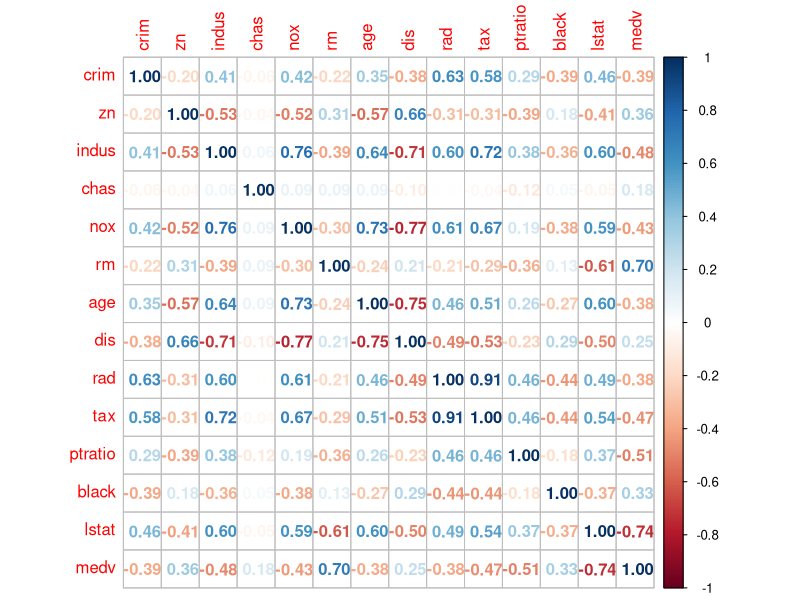
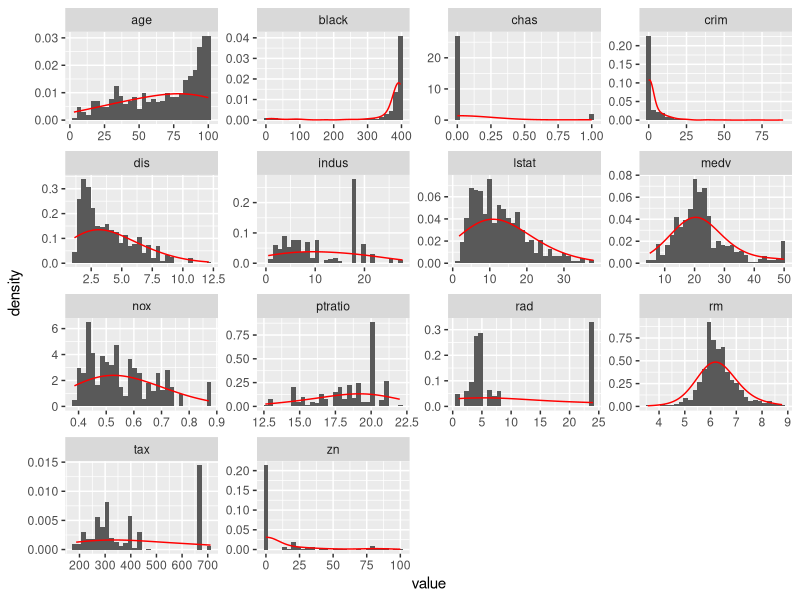
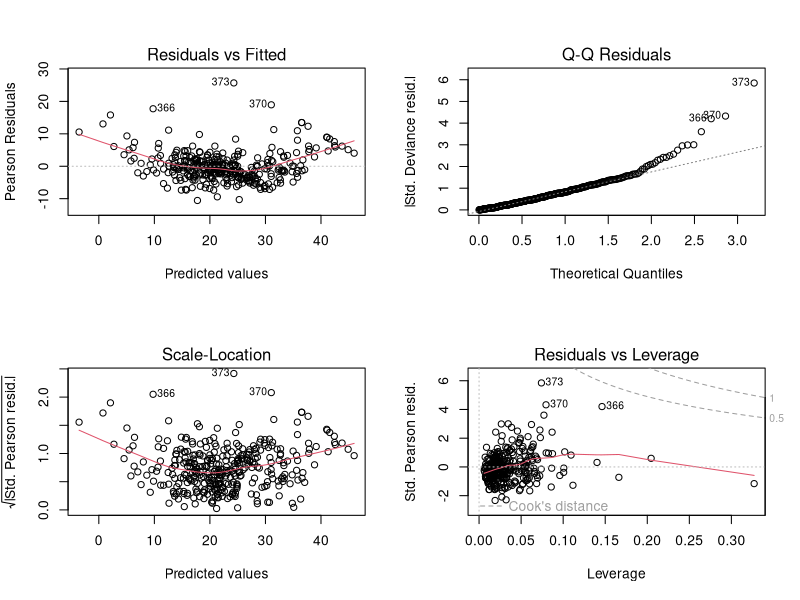
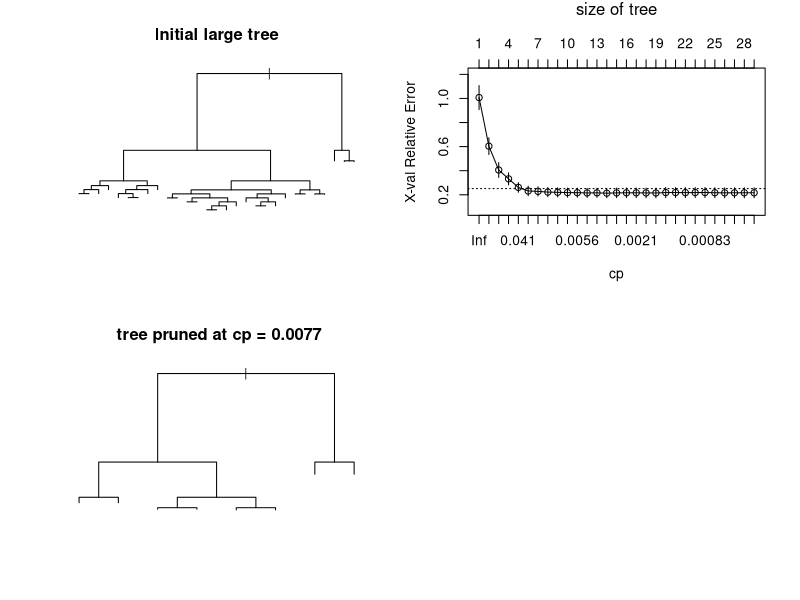
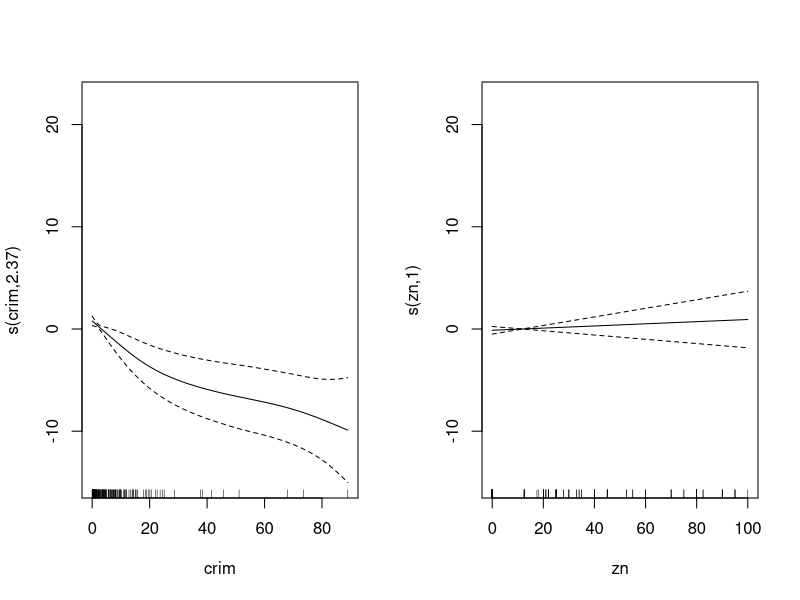
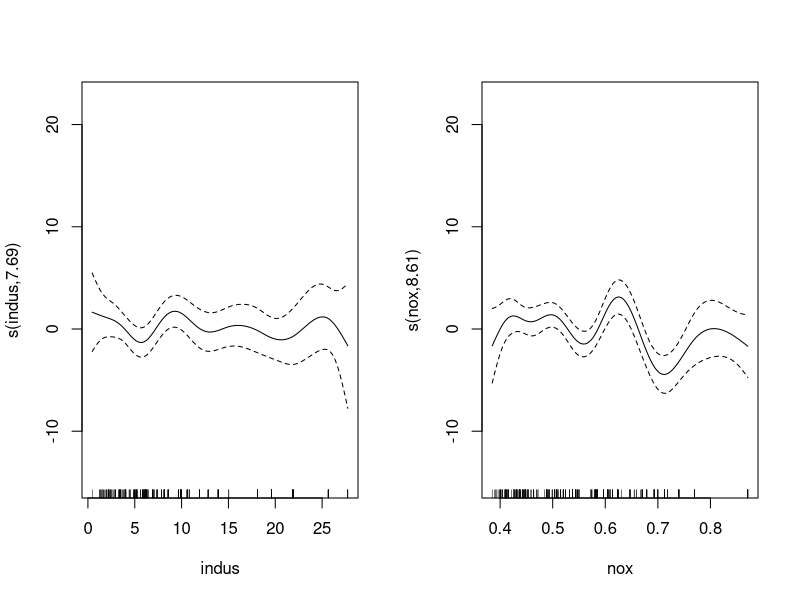
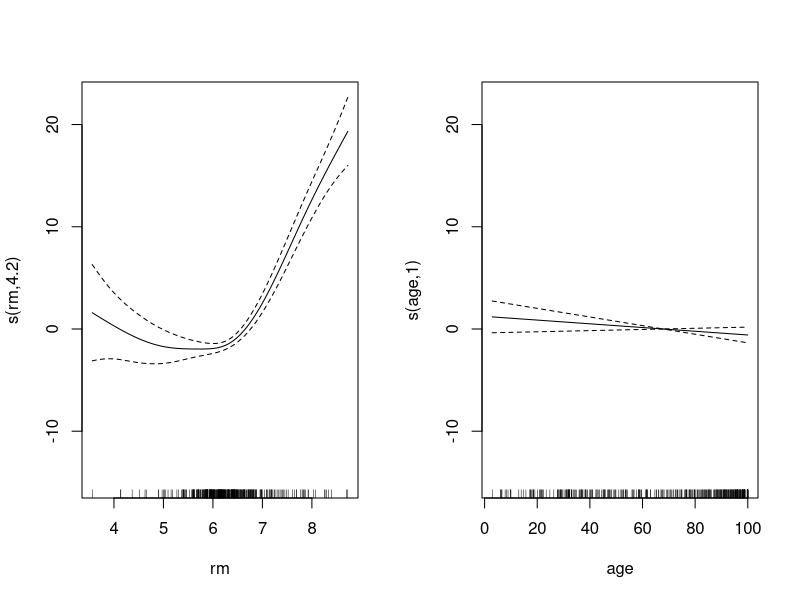
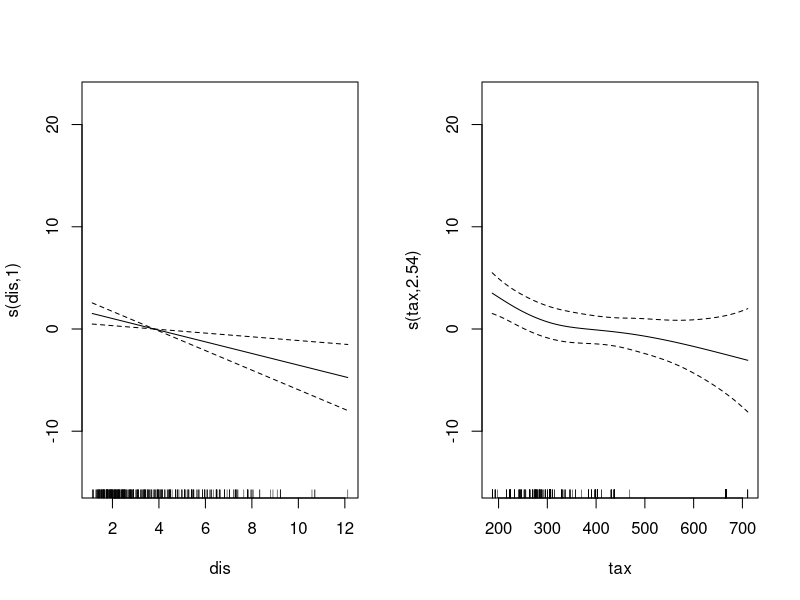

Write R code to recreate these figures, in order.
## ---- chunk 1
library(MASS)
library(purrr)
library(tidyr)
library(ggplot2)
library(corrplot)
library(rpart)
library(mgcv)
library(nnet)

knitr::opts_chunk$set(echo = FALSE)
## ---- chunk 2
data(Boston)
n<-length(Boston[,1])
set.seed(10574454)
trainsample<-sample(1:n,0.7*n)

train<-Boston[trainsample,]
test<-Boston[-trainsample,]
insamplemse<-list()
testmse<-list()

summary(Boston)

corrplot(cor(Boston), method = 'number')

Boston %>%
  keep(is.numeric) %>% 
  gather() %>% 
  ggplot(aes(value)) +
    facet_wrap(~ key, scales = "free") + geom_histogram(aes(y = ..density..))+
    geom_density(colour = 'red', adjust = 4) 

## ---- chunk 3

bostonglm<-glm(data = train, formula = medv~.)
bostonglm<-stepAIC(bostonglm, direction = 'both')

## ---- chunk 4
bostonmse<-mean((predict(bostonglm)-train$medv)^2)
insamplemse$glm<-bostonmse
testmse$glm<-mean((predict(bostonglm, test)- test$medv)^2)


par(mfrow=c(2,2))
plot(bostonglm)
par(mfrow = c(1,1))

## ---- chunk 5
bostontree <- rpart(formula = medv ~ ., data = train, cp = 0.0001)
par(mfrow = c(2,2))
plot(bostontree, main = 'Initial large tree')
plotcp(bostontree)
pruned=prune(bostontree, cp = 0.0077)
plot(pruned, main = ' tree pruned at cp = 0.0077')
par(mfrow = c(1,1))
bostontreemse<-mean((predict(bostontree) - train$medv)^2)
prunedtreemse<-mean((predict(pruned) - train$medv)^2)

bostontreetestmse<-mean((predict(bostontree, test) - test$medv)^2)
prunedtreetestmse<-mean((predict(pruned, test) - test$medv)^2)


insamplemse$tree<-prunedtreemse
testmse$tree<-prunedtreetestmse
## ---- chunk 6
bostongam <- gam(medv ~
                    s(crim)+s(zn)+s(indus)+chas+s(nox)+s(rm)+s(age)
                  +s(dis)+rad+s(tax)+s(ptratio)+s(black)+s(lstat),
                  data = train)
bostongam1<- gam(medv ~
                    s(crim)+zn+s(indus)+chas+s(nox)+s(rm)+age
                  +s(dis)+rad+s(tax)+ptratio+s(black)+s(lstat),
                  data = train)

par(mfrow = c(1,2))
plot(bostongam)
par(mfrow = c(1,1))


summary(bostongam1)

insamplemse$gam<-mean((predict(bostongam)-train$medv)^2)
testmse$gam<-mean((predict(bostongam,test)- test$medv)^2)

insamplemse$gamfinal<-mean((predict(bostongam1)-train$medv)^2)
testmse$gamfinal<-mean((predict(bostongam1,test)- test$medv)^2)

## ---- chunk 7

x<-Boston[,c('chas', 'rad', 'medv')]
data<-data.frame(scale(Boston))
colnames(data)<-colnames(Boston)
data[,c('chas', 'rad', 'medv')]<-x
data$chas<-as.factor(data$chas)
data$rad<-as.factor(data$rad)


cvsample<-sample(trainsample, 0.2*length(trainsample))

nnettrain1<-data[trainsample,]
nnettest<-data[-trainsample,]
nnettrain<-nnettrain1[-cvsample,]
nnetcv<- nnettrain1[-as.numeric(row.names(nnettrain)),]

## ---- chunk 8


bostonnnetfinal<-nnet(medv~., size = 26, data = nnettrain, linout = TRUE, decay = 0.0001, maxit = 8000, rang = 0.00001)

insamplemse$nnet<-mean((predict(bostonnnetfinal)-nnettrain$medv)^2)
testmse$nnet<-mean((predict(bostonnnetfinal, nnettest)-nnettest$medv)^2)

a<-as.data.frame(insamplemse)
b<-as.data.frame(testmse)
c<-rbind(a,b)
row.names(c)<-c('train mse', 'test mse')

## ---- chunk 9
c
